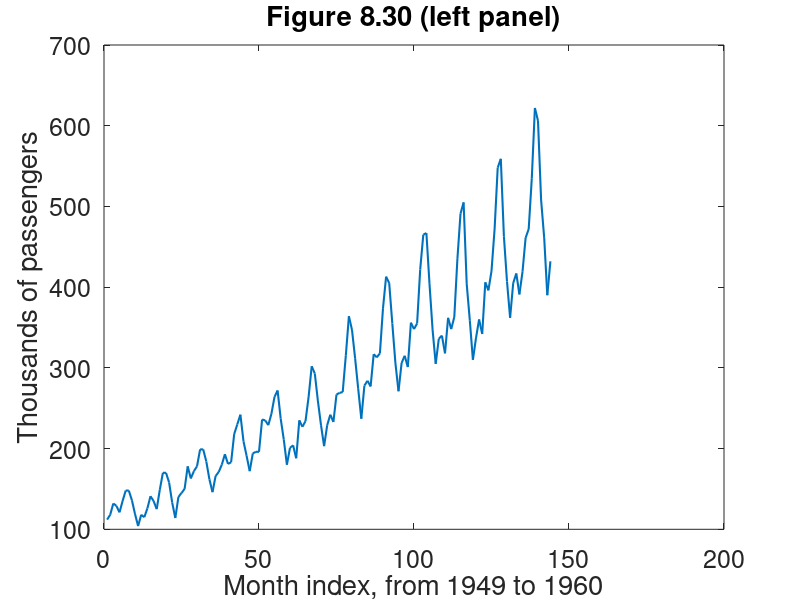
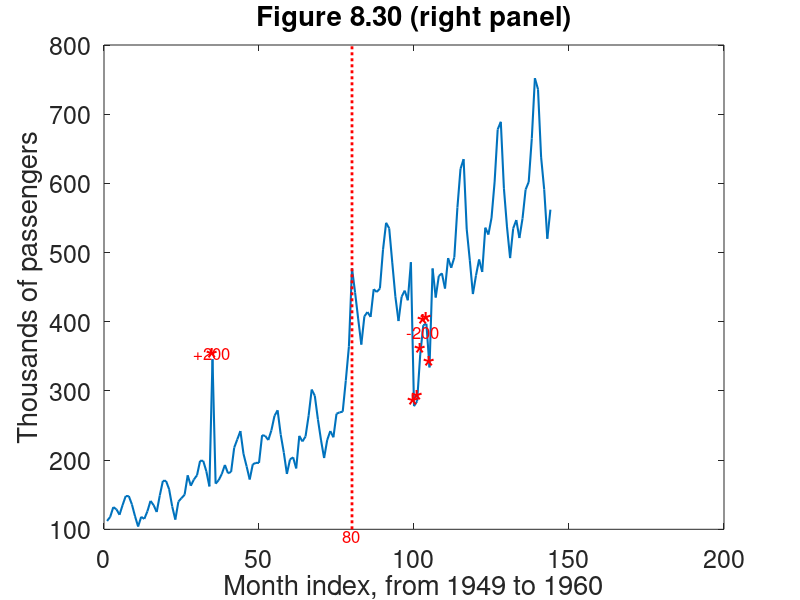

Recreate these plots in MATLAB, in order. (Note: this script raises an error after producing the figures.)
%% This file creates Figures 8.30-8.32.
%
% Robust monitoring of time seris 
close all; clear;
rng(12345);

%% load data

% airline data
airlines = ...
    [112  115  145  171  196  204  242  284  315  340  360  417    % Jan
    118  126  150  180  196  188  233  277  301  318  342  391    % Feb
    132  141  178  193  236  235  267  317  356  362  406  419    % Mar
    129  135  163  181  235  227  269  313  348  348  396  461    % Apr
    121  125  172  183  229  234  270  318  355  363  420  472    % May
    135  149  178  218  243  264  315  374  422  435  472  535    % Jun
    148  170  199  230  264  302  364  413  465  491  548  622    % Jul
    148  170  199  242  272  293  347  405  467  505  559  606    % Aug
    136  158  184  209  237  259  312  355  404  404  463  508    % Sep
    119  133  162  191  211  229  274  306  347  359  407  461    % Oct
    104  114  146  172  180  203  237  271  305  310  362  390    % Nov
    118  140  166  194  201  229  278  306  336  337  405  432 ]; % Dec
airlines=(airlines(:));


%%  Preapre input for  Figure 8.30
% Plot cap8fig/ch8_ts_airline and cap8fig/ch8_ts_airline_LScont

% select the airline data
userdata = 1;

% contaminate the data as done in the book
airlinesLS=airlines;
LSpos = 80; UPpos = 35; DOWNpos = 100:105;
airlinesLS(LSpos:end)=airlinesLS(LSpos:end)+130;
airlinesLS(DOWNpos)=airlinesLS(DOWNpos)-200;
airlinesLS(UPpos)=airlinesLS(UPpos)+200;

%% Create left panel of Figure 8.30
% figure generation
figure;
plot(airlines,'Linewidth',1.5);
xlabel('Month index, from 1949 to 1960','FontSize',18);
ylabel('Thousands of passengers','FontSize',18);
set(gca,'FontSize',18)

set(gcf,'Name', 'Figure 8.30 (left panel)');
title('Figure 8.30 (left panel)')


%% Create right panel of Figure 8.30
figure;
plot(airlinesLS,'Linewidth',1.5);
hold on
yl = ylim; yaxlim = [yl(1) ; yl(2)];
line(LSpos*ones(2,1) , yaxlim , 'LineStyle' , ':' , 'LineWidth' , 2 , 'Color' , 'r');
text(LSpos , yaxlim(1) , num2str(LSpos) , 'Color' , 'r','FontSize',12 , 'HorizontalAlignment' , 'Center' , 'VerticalAlignment' ,  'Top');
text(UPpos , airlinesLS(UPpos) , ['+' num2str(200)] , 'Color' , 'r','FontSize',12, 'HorizontalAlignment' , 'Center', 'VerticalAlignment','Bottom');
text(UPpos   , airlinesLS(UPpos)   , '*' , 'Color' , 'r','FontSize',25, 'HorizontalAlignment' , 'Center');
text(DOWNpos , airlinesLS(DOWNpos) , '*' , 'Color' , 'r','FontSize',25, 'HorizontalAlignment' , 'Center');
text(round(median(DOWNpos)) , airlinesLS(round(median(DOWNpos))) , ['-' num2str(200)] , 'Color' , 'r','FontSize',12, 'HorizontalAlignment' , 'Center', 'VerticalAlignment','Top');
%text(DOWNpos , airlinesLS(DOWNpos) , ['-' num2str(200)] , 'Color' , 'r','FontSize',12, 'HorizontalAlignment' , 'Center', 'VerticalAlignment','Top');
%numpar = {'model parameters:' , 'A=1, B=2, G=1, $\delta_1=0$'};
%title(gca,'Airline data','FontSize',20);
xlabel('Month index, from 1949 to 1960','FontSize',18);
ylabel('Thousands of passengers','FontSize',18);
set(gca,'FontSize',18)

set(gcf,'Name', 'Figure 8.30 (right panel)');
title('Figure 8.30 (right panel)')


%% Preapre input for Figure 8.31 
% the model
model           = struct;
model.trend     = 1;
model.seasonal  = 102;
model.s         = 12;
model.lshift    = LSpos-10:LSpos+10;


Y = airlinesLS;
titl = 'Airline data';
nT = length(Y);

%% Create top left panel of  Figure 8.31
% The default value for h is 75 per cent of the data, i.e. 'h',round(nT*0.75)
% This corresponds to a 25% breakdown point.
outLTS = LTSts(Y,'model',model,'plots',1,'conflev',0.99,'msg',0,'dispresults',true);
title(findobj(gcf,'Tag','LTSts:ts'),[titl ' - LTS with conflev=0.99 and bdp=25%'] );
set(gcf,'Name', 'Figure 8.31 (top left panel)');
sgtitle('Figure 8.31 (top left panel)')
drawnow

%% Create top right panel of Figure 8.31
% this is LTsts with 5% bdp
outLTS05 = LTSts(Y,'model',model,'plots',1,'bdp',0.05,'conflev',0.99,'msg',0,'dispresults',true);
title(findobj(gcf,'Tag','LTSts:ts'),[titl ' - LTS with conflev=0.99 and bdp=5%'] );
set(gcf,'Name', 'Figure 8.31 (top right panel)');
sgtitle('Figure 8.31 (top right panel)')
drawnow


%% Create bottom left panel of  Figure 8.31
% wedgeplot for the LTSts

% the wedgeplot with the time series, the detected outliers and level shift
wedgeplot(outLTS,'titl',titl);
xlim([0,150])
title('Figure 8.31 (bottom left panel)')
set(gcf,"Name",'Figure 8.31 (bottom left panel)')

%% Create bottom right panel of  Figure 8.31
% the wedgeplot with the time series, the detected outliers and level shift
wedgeplot(outLTS05,'titl',titl);
xlim([0,150])

title('Figure 8.31 (bottom right panel)')
set(gcf,"Name",'Figure 8.31 (bottom right panel)')

%% Create Figure 8.32
% FS with default 0.99 conflev
outFSR = FSRts(Y,'model',model,'init',25,'plots',1,'msg',0);
title(findobj(gcf,'Tag','FSRts:ts'),[titl ' - FSR with default conflev (0.99)']);

pl_yX=findobj(0, 'type', 'figure','tag','fsr_yXplot');
close(pl_yX)

plres=findobj(0, 'type', 'figure','tag','pl_res');
figure(plres(end))
sgtitle('Figure 8.32 (left panel)')
set(gcf,"Name",'Figure 8.32 (left panel)')


aa=findobj(0, 'type', 'figure','tag','pl_fsr');
figure(aa(end))
title('Figure 8.32 (right panel)')
set(gcf,"Name",'Figure 8.32 (right panel)')

%InsideREADME 